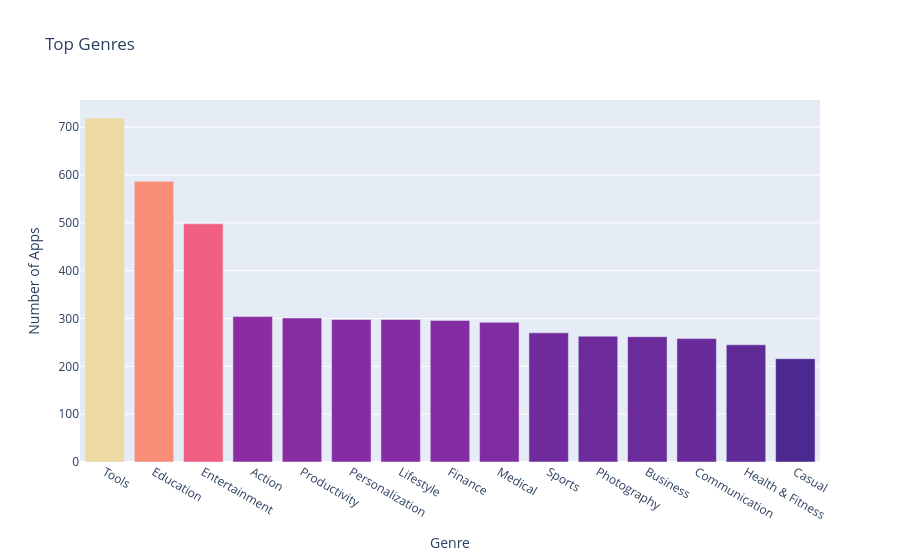

Notebook cell for this chart:
### Markdown cell above
The top 15 genres are plotted with a continuous colour scale (Agsunset) encoding frequency. The colour axis is hidden to keep the chart clean — the bar length already encodes the same information.

### Code cell
bar = px.bar(x = num_genres.index[:15], # index = category name
            y = num_genres.values[:15], # count
            title='Top Genres',
            hover_name=num_genres.index[:15],
            color=num_genres.values[:15],
            color_continuous_scale='Agsunset')

bar.update_layout(xaxis_title='Genre',
yaxis_title='Number of Apps',
coloraxis_showscale=False)



bar.write_image('../../plots/top_genres_bar.png', scale=2)
bar.show()

### Figure 1 — Plotly figure (JSON) as saved in the notebook; plotly's stock layout.template omitted (floating-point values rounded to 4 significant figures)
{"data": [{"hovertemplate": "<b>%{hovertext}</b><br><br>x=%{x}<br>y=%{y}<br>color=%{marker.color}<extra></extra>", "hovertext": ["Tools", "Education", "Entertainment", "Action", "Productivity", "Personalization", "Lifestyle", "Finance", "Medical", "Sports", "Photography", "Business", "Communication", "Health & Fitness", "Casual"], "legendgroup": "", "marker": {"color": [719, 587, 498, 304, 301, 298, 298, 296, 292, 270, 263, 262, 258, 245, 216], "coloraxis": "coloraxis", "pattern": {"shape": ""}}, "name": "", "orientation": "v", "showlegend": false, "textposition": "auto", "type": "bar", "x": ["Tools", "Education", "Entertainment", "Action", "Productivity", "Personalization", "Lifestyle", "Finance", "Medical", "Sports", "Photography", "Business", "Communication", "Health & Fitness", "Casual"], "xaxis": "x", "y": [719, 587, 498, 304, 301, 298, 298, 296, 292, 270, 263, 262, 258, 245, 216], "yaxis": "y"}], "layout": {"barmode": "relative", "coloraxis": {"colorbar": {"title": {"text": "color"}}, "colorscale": [[0, "rgb(75, 41, 145)"], [0.1667, "rgb(135, 44, 162)"], [0.3333, "rgb(192, 54, 157)"], [0.5, "rgb(234, 79, 136)"], [0.6667, "rgb(250, 120, 118)"], [0.8333, "rgb(246, 169, 122)"], [1, "rgb(237, 217, 163)"]], "showscale": false}, "legend": {"tracegroupgap": 0}, "title": {"text": "Top Genres"}, "xaxis": {"anchor": "y", "domain": [0, 1], "title": {"text": "Genre"}}, "yaxis": {"anchor": "x", "domain": [0, 1], "title": {"text": "Number of Apps"}}}}
